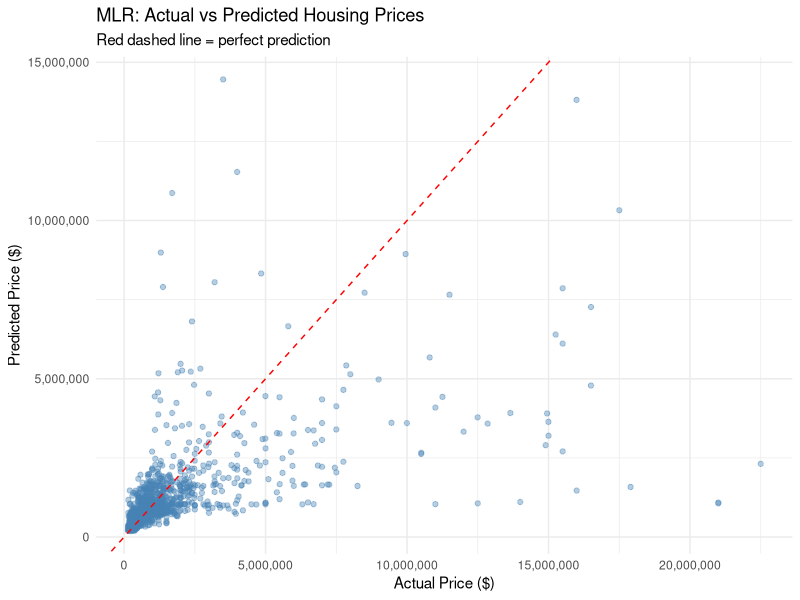
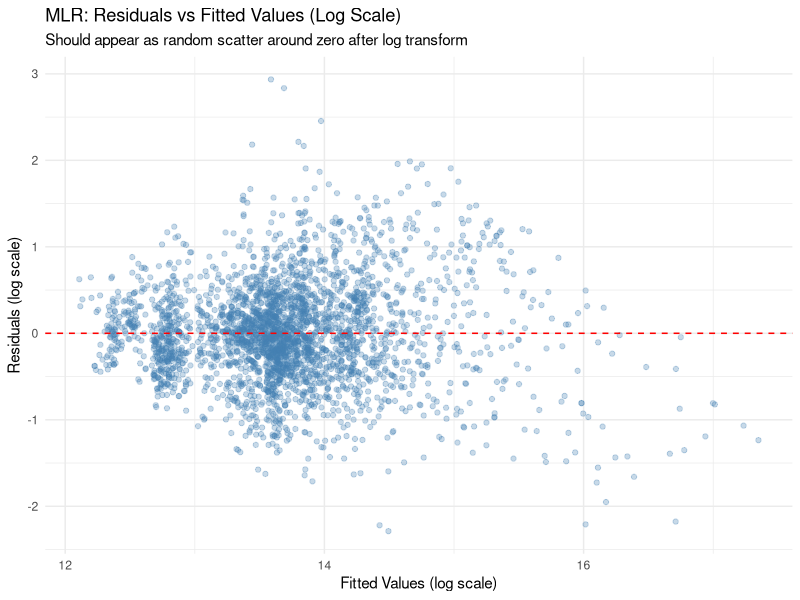
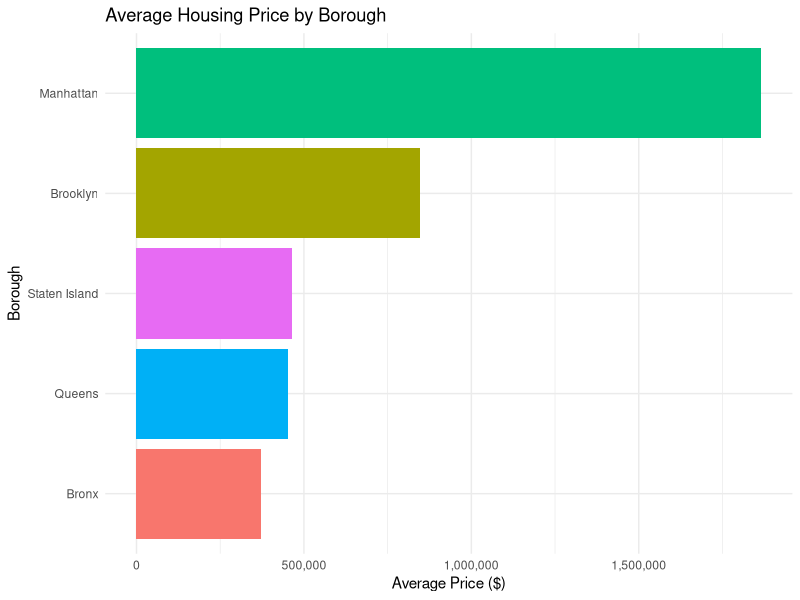
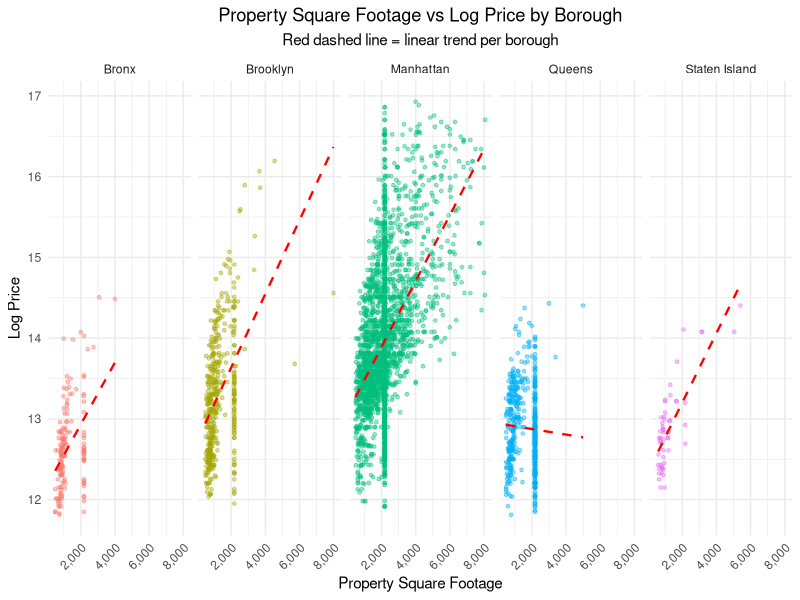
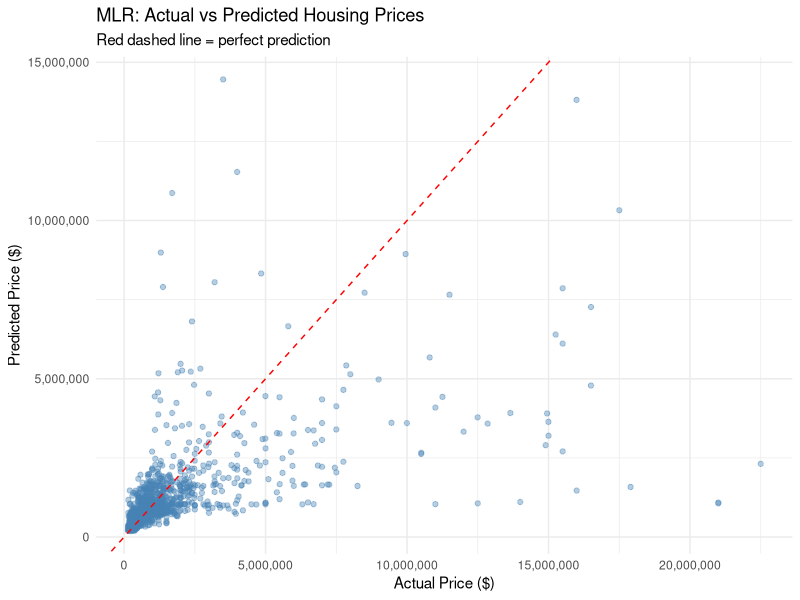
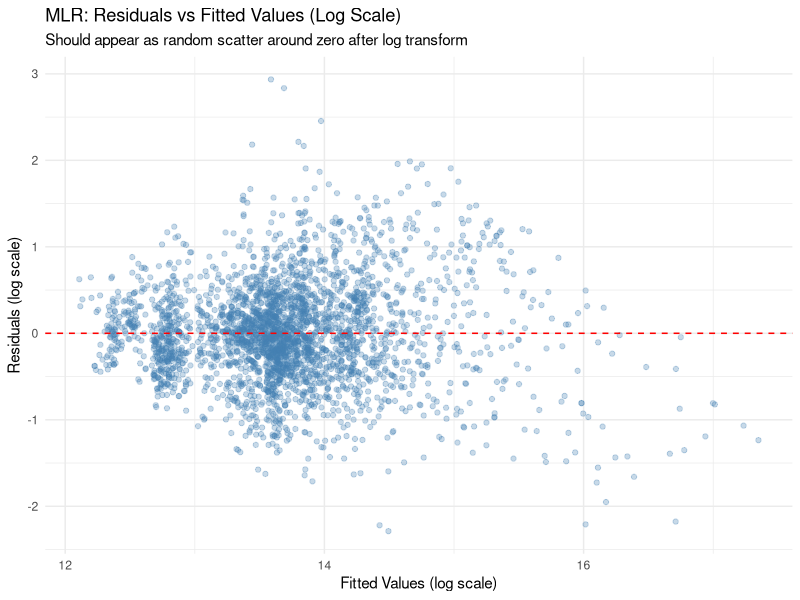
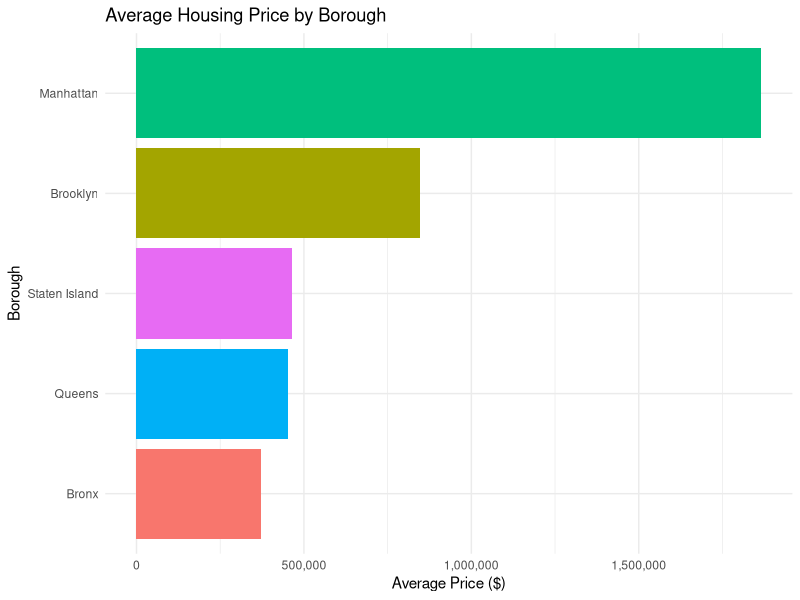
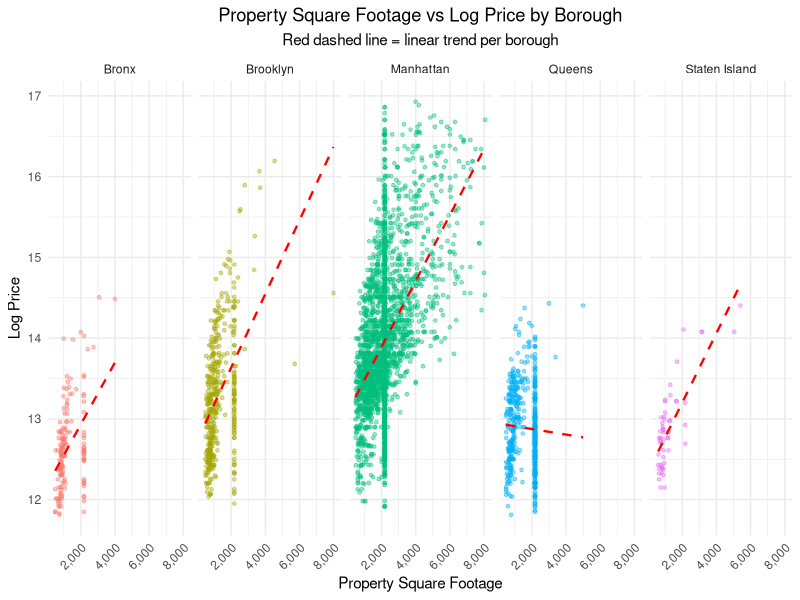

Write the R code that produced these figures, in order.
# ============================================================
# NYC Housing Price - Model 1: Multiple Linear Regression
# (Updated with Log-Transformed Price)
# ============================================================

library(tidyverse)
library(dplyr)
library(ggplot2)
library(caret)
library(MASS)

install.packages("gridExtra")
library(gridExtra)

# ------------------------------------------------------------
# 1. LOAD CLEANED DATA
# ------------------------------------------------------------
housing_clean <- read.csv("NY-House-Cleaned.csv", stringsAsFactors = FALSE)

cat("Loaded dataset:", nrow(housing_clean), "rows,", ncol(housing_clean), "cols\n")


# ------------------------------------------------------------
# 2. ADDITIONAL CLEANUP SPECIFIC TO MODELING
# ------------------------------------------------------------

# Drop columns with no predictive value for price
housing_model <- housing_clean %>%
  dplyr::select(-STATE, -MAIN_ADDRESS, -FORMATTED_ADDRESS, -SUBLOCALITY, -PRICE_PER_SQFT)

# Standardize LOCALITY to the 5 NYC boroughs
housing_model <- housing_model %>%
  mutate(BOROUGH = case_when(
    LOCALITY %in% c("Manhattan", "New York", "New York County")  ~ "Manhattan",
    LOCALITY %in% c("Brooklyn", "Kings County", "Flatbush")      ~ "Brooklyn",
    LOCALITY %in% c("Queens", "Queens County")                   ~ "Queens",
    LOCALITY %in% c("The Bronx", "Bronx County")                 ~ "Bronx",
    LOCALITY %in% c("Staten Island", "Richmond County")          ~ "Staten Island",
    TRUE ~ "Other"
  )) %>%
  dplyr::select(-LOCALITY)

# Remove "Other" borough rows
housing_model <- housing_model %>%
  filter(BOROUGH != "Other")

cat("Rows after borough cleanup:", nrow(housing_model), "\n")

# Consolidate rare TYPE categories into "Other"
type_counts <- table(housing_model$TYPE)
rare_types  <- names(type_counts[type_counts < 30])

housing_model <- housing_model %>%
  mutate(TYPE = ifelse(TYPE %in% rare_types, "Other", TYPE))

# Encode categorical variables as factors
housing_model <- housing_model %>%
  mutate(
    TYPE    = as.factor(TYPE),
    BOROUGH = as.factor(BOROUGH)
  )

cat("\nProperty types used in model:\n")
print(table(housing_model$TYPE))

cat("\nBoroughs used in model:\n")
print(table(housing_model$BOROUGH))


# ------------------------------------------------------------
# 3. TRAIN / TEST SPLIT (70/30)
# ------------------------------------------------------------
set.seed(42)

train_index <- createDataPartition(housing_model$PRICE, p = 0.70, list = FALSE)
train_data  <- housing_model[train_index, ]
test_data   <- housing_model[-train_index, ]

cat("\nTrain size:", nrow(train_data), "| Test size:", nrow(test_data), "\n")


# ------------------------------------------------------------
# 4. FIT MULTIPLE LINEAR REGRESSION WITH LOG(PRICE)
#    Log-transforming price compresses the right skew from
#    luxury listings and stabilizes variance across price ranges
# ------------------------------------------------------------
mlr_model <- lm(log(PRICE) ~ BEDS + BATH + PROPERTYSQFT + LATITUDE + LONGITUDE +
                  TYPE + BOROUGH,
                data = train_data)

cat("\n--- Full MLR Model Summary (log scale) ---\n")
print(summary(mlr_model))


# ------------------------------------------------------------
# 5. STEPWISE VARIABLE SELECTION VIA AIC
# ------------------------------------------------------------
mlr_stepwise <- stepAIC(mlr_model, direction = "both", trace = FALSE)

cat("\n--- Stepwise Selected Model Summary (log scale) ---\n")
print(summary(mlr_stepwise))


# ------------------------------------------------------------
# 6. PREDICTIONS ON TEST SET
# ------------------------------------------------------------
log_predictions  <- predict(mlr_stepwise, newdata = test_data)
test_predictions <- exp(log_predictions)


# ------------------------------------------------------------
# 7. MODEL EVALUATION (in original dollar terms)
# ------------------------------------------------------------

# ------------------------------------------------------------
# 7. MODEL EVALUATION
# ------------------------------------------------------------

# --- Log Scale Evaluation (for comparison with other models) ---
log_test_actual <- log(test_data$PRICE)

rmse_log    <- sqrt(mean((log_test_actual - log_predictions)^2))
ss_res_log  <- sum((log_test_actual - log_predictions)^2)
ss_tot_log  <- sum((log_test_actual - mean(log_test_actual))^2)
r_squared_log <- 1 - (ss_res_log / ss_tot_log)

cat("\n--- MLR Evaluation (Log Scale) ---\n")
cat("Log RMSE:      ", round(rmse_log, 3), "\n")
cat("Log R-Squared: ", round(r_squared_log, 4), "\n")

# --- Dollar Scale Evaluation ---
rmse      <- sqrt(mean((test_data$PRICE - test_predictions)^2))
mae       <- mean(abs(test_data$PRICE - test_predictions))
ss_res    <- sum((test_data$PRICE - test_predictions)^2)
ss_tot    <- sum((test_data$PRICE - mean(test_data$PRICE))^2)
r_squared <- 1 - (ss_res / ss_tot)

cat("\n--- MLR Evaluation (Dollar Terms) ---\n")
cat("RMSE:      $", round(rmse, 2), "\n")
cat("MAE:       $", round(mae, 2),  "\n")
cat("R-Squared: ",  round(r_squared, 4), "\n")


# ------------------------------------------------------------
# 8. VISUALIZATIONS
# ------------------------------------------------------------

# --- Plot 1: Actual vs Predicted Prices ---
actual_vs_predicted <- data.frame(
  Actual    = test_data$PRICE,
  Predicted = test_predictions
)

ggplot(actual_vs_predicted, aes(x = Actual, y = Predicted)) +
  geom_point(alpha = 0.4, color = "steelblue") +
  geom_abline(slope = 1, intercept = 0, color = "red", linetype = "dashed") +
  scale_x_continuous(labels = scales::comma) +
  scale_y_continuous(labels = scales::comma) +
  labs(
    title    = "MLR: Actual vs Predicted Housing Prices",
    subtitle = "Red dashed line = perfect prediction",
    x        = "Actual Price ($)",
    y        = "Predicted Price ($)"
  ) +
  theme_minimal()

ggsave("mlr_actual_vs_predicted.png", width = 8, height = 6)


# --- Plot 2: Residuals vs Fitted (log scale) ---
residuals_df <- data.frame(
  Fitted    = fitted(mlr_stepwise),
  Residuals = residuals(mlr_stepwise)
)

ggplot(residuals_df, aes(x = Fitted, y = Residuals)) +
  geom_point(alpha = 0.3, color = "steelblue") +
  geom_hline(yintercept = 0, color = "red", linetype = "dashed") +
  labs(
    title    = "MLR: Residuals vs Fitted Values (Log Scale)",
    subtitle = "Should appear as random scatter around zero after log transform",
    x        = "Fitted Values (log scale)",
    y        = "Residuals (log scale)"
  ) +
  theme_minimal()

ggsave("mlr_residuals_vs_fitted.png", width = 8, height = 6)


# --- Plot 3: Average Price by Borough ---
borough_avg_price <- housing_model %>%
  group_by(BOROUGH) %>%
  summarise(Avg_Price = mean(PRICE)) %>%
  arrange(desc(Avg_Price))

ggplot(borough_avg_price, aes(x = reorder(BOROUGH, Avg_Price), y = Avg_Price, fill = BOROUGH)) +
  geom_col(show.legend = FALSE) +
  scale_y_continuous(labels = scales::comma) +
  coord_flip() +
  labs(
    title = "Average Housing Price by Borough",
    x     = "Borough",
    y     = "Average Price ($)"
  ) +
  theme_minimal()

ggsave("mlr_avg_price_by_borough.png", width = 8, height = 6)

# ---------------- Other Plots --------------------
housing_eda <- housing_clean %>%
  mutate(BOROUGH = case_when(
    LOCALITY %in% c("Manhattan", "New York", "New York County")  ~ "Manhattan",
    LOCALITY %in% c("Brooklyn", "Kings County", "Flatbush")      ~ "Brooklyn",
    LOCALITY %in% c("Queens", "Queens County")                   ~ "Queens",
    LOCALITY %in% c("The Bronx", "Bronx County")                 ~ "Bronx",
    LOCALITY %in% c("Staten Island", "Richmond County")          ~ "Staten Island",
    TRUE ~ "Other"
  )) %>%
  filter(BOROUGH != "Other") %>%
  mutate(LOG_PRICE = log(PRICE))

# --- Plot 4: Price vs Square Footage by Borough ---
ggplot(housing_eda, aes(x = PROPERTYSQFT, y = LOG_PRICE, color = BOROUGH)) +
  geom_point(alpha = 0.4, size = 1.0) +
  geom_smooth(method = "lm", se = FALSE, color = "red",
              linetype = "dashed", linewidth = 0.8) +
  scale_x_continuous(labels = scales::comma) +
  facet_wrap(~ BOROUGH, nrow = 1) +
  labs(
    title    = "Property Square Footage vs Log Price by Borough",
    subtitle = "Red dashed line = linear trend per borough",
    x        = "Property Square Footage",
    y        = "Log Price"
  ) +
  theme_minimal() +
  theme(
    plot.title    = element_text(hjust = 0.5),
    plot.subtitle = element_text(hjust = 0.5),
    legend.position = "none",
    axis.text.x = element_text(angle = 45, hjust = 1)
  )

ggsave("eda_price_vs_sqft.png", width = 14, height = 5)
cat("Saved: eda_price_vs_sqft.png\n")

# --- Plot 5: Price Distribution ---
# Raw price distribution
plot_raw_price <- ggplot(housing_eda, aes(x = PRICE)) +
  geom_histogram(bins = 50, fill = "steelblue", color = "white") +
  scale_x_continuous(labels = scales::dollar_format(scale = 1e-6, suffix = "M")) +
  labs(
    title = "Distribution of Housing Prices",
    x     = "Price",
    y     = "Number of Properties"
  ) +
  theme_minimal() +
  theme(plot.title = element_text(hjust = 0.5))

# Log transformed price distribution
plot_log_price <- ggplot(housing_eda, aes(x = LOG_PRICE)) +
  geom_histogram(bins = 50, fill = "darkgreen", color = "white") +
  labs(
    title = "Distribution of Log Housing Prices",
    x     = "Log Price",
    y     = "Number of Properties"
  ) +
  theme_minimal() +
  theme(plot.title = element_text(hjust = 0.5))

# Save side by side
png("eda_price_distribution.png", width = 1200, height = 500)
gridExtra::grid.arrange(plot_raw_price, plot_log_price, ncol = 2)
dev.off()

cat("Saved: eda_price_distribution.png\n")

# ------------------------------------------------------------
# 9. SAVE RESULTS SUMMARY
# ------------------------------------------------------------
mlr_results <- data.frame(
  Model     = "Multiple Linear Regression",
  RMSE      = round(rmse, 2),
  MAE       = round(mae, 2),
  R_Squared = round(r_squared, 4)
)

write.csv(mlr_results, "mlr_evaluation_results.csv", row.names = FALSE)

cat("\nMLR complete. Plots and results saved.\n")
cat("Objects available: mlr_model, mlr_stepwise, train_data, test_data\n")
